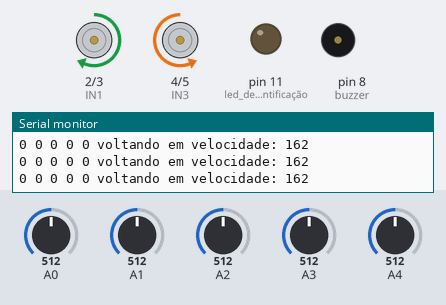
Bench run of a sketch on a simulated Arduino Uno, built with avr-gcc and run on an emulated ATmega328P. Shown: motor-driver pin pairs drawn as motors (green arrow = first pin HIGH = forward, orange = second pin HIGH = backward, longer = more drive, scaled by the enable pin), output pins drawn as LEDs (lit = HIGH), buzzer (waves = sounding, pin HIGH), the last lines printed to the serial monitor. Inputs (shaded band) come from the test bench; at power-on: A0 = 512, A3 = 512, A1 = 512, A2 = 512, A4 = 512.

Above: at 1.2 s.
1.3 s: A0 set to 312
At 3.8 s:
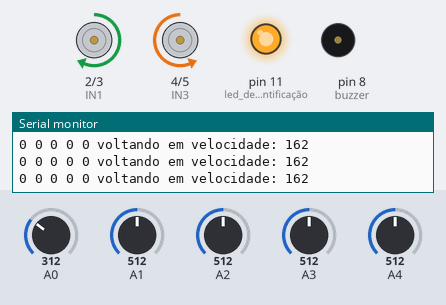
4.3 s: A0 set to 281
At 5.4 s:
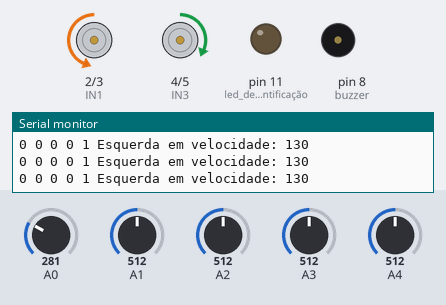
7.3 s: A3 set to 313
9.5 s: A3 set to 285
At 11.7 s:
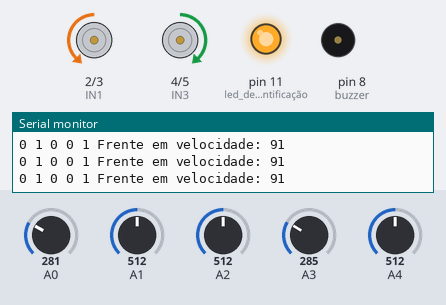
12.5 s: A0 set to 482
15.5 s: A0 set to 512
At 16.5 s:
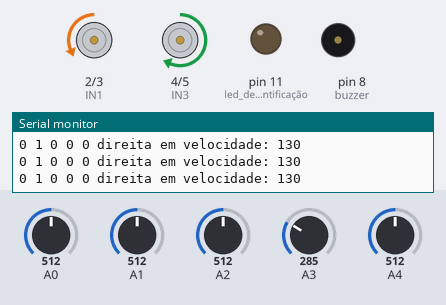
Timing chart, 0 to 18.1 s (numbered marks = the images above; inputs shaded):
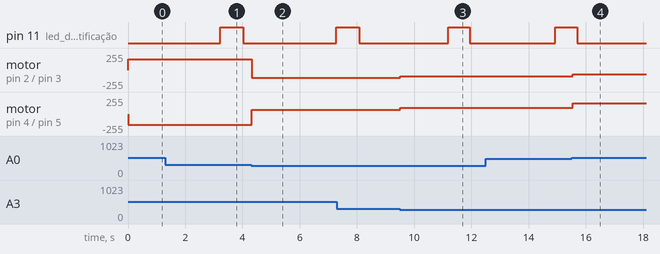

The sketch:

faro_V2.ino
```cpp
//============== NOMEAR PINOS ===============

/*
Pinagem motores:
 -By CHARLES

Motor esquerda
  ENA = ~10 port
  IN1 =   2 port
  IN2 =   3 port

Motor direita:
  IN3 =   4
  IN4 =   5
  ENB = ~6 port

*/


//=========== INCLUIR BIBLIOTECAS ===========
//=========== VARIÁVEIS E TABELAS ===========
int e2, e1, c, d2, d1;


//================ SUB-ROTINAS ==============
//================= FUNÇÕES =================

int frente(int vel) {
  digitalWrite(2, LOW);
  digitalWrite(3, HIGH);
  digitalWrite(4, HIGH);
  digitalWrite(5, LOW);
  analogWrite(6, vel);
  analogWrite(10, vel);

  Serial.print("Frente em velocidade: ");
  Serial.println(vel);
}
int voltar(int vel) {
  digitalWrite(2, HIGH);
  digitalWrite(3, LOW);
  digitalWrite(4, LOW);
  digitalWrite(5, HIGH);
  analogWrite(6, vel);
  analogWrite(10, vel);

  Serial.print("voltando em velocidade: ");
  Serial.println(vel);
}
void parar() {
  digitalWrite(2, LOW);
  digitalWrite(3, LOW);
  digitalWrite(4, LOW);
  digitalWrite(5, LOW);
  analogWrite(6, 0);
  analogWrite(10, 0);
  Serial.println("Parar");
}
int esquerda(int vel) {
  digitalWrite(2, LOW);
  digitalWrite(3, HIGH);
  digitalWrite(4, HIGH);
  digitalWrite(5, LOW);
  analogWrite(6, vel/2);
  analogWrite(10, vel/1.15);
  Serial.print("Esquerda em velocidade: ");
  Serial.println(vel);
}
int direita(int vel) {
  digitalWrite(2, LOW);
  digitalWrite(3, HIGH);
  digitalWrite(4, HIGH);
  digitalWrite(5, LOW);
  analogWrite(6, 1.25*vel);
  analogWrite(10, vel/2);
  Serial.print("direita em velocidade: ");
  Serial.println(vel);
}
void routine_test() {
  for (int i = 0; i < 5; i++) {
    for (int velo = 120; velo < 255; velo++) {
      switch (i) {
        case 0:
          frente(200);
          break;
        case 1:
          frente(200);
          break;
        case 2:
          esquerda(200);

          break;
        case 3:
          parar();
          break;
        case 4:
          direita(200);
          break;
      }
      if (velo % 20 == 0) {
        digitalWrite(11, HIGH);
      } else if (velo % 20 == 10) {
        digitalWrite(11, LOW);
      }
    }
  }
}
// ranges da leitura analógica para os calores de alto e baixo
int high_value = 500;
int low_value = 300;
//logica da leitura (pode inverter A com B)
int A = 0;
int B = 1;
int* readIRSensor(int* vector) {
  int value = 0;
  for (int i = 0; i < 5; i++) {
    switch (i) {
      case 0:
        value = analogRead(A4);
        if (value > high_value) {
          vector[i] = A;

        } else if (value < low_value) {
          vector[i] = B;
        }
        value = 0;
        break;
      case 1:
        value = analogRead(A3);
        if (value > high_value) {
          vector[i] = A;

        } else if (value < low_value) {
          vector[i] = B;
        }
        value = 0;
        break;
      case 2:
        value = analogRead(A2);
        if (value > high_value) {
          vector[i] = A;

        } else if (value < low_value) {
          vector[i] = B;
        }
        value = 0;
        break;
      case 3:
        value = analogRead(A1);
        if (value > high_value) {
          vector[i] = A;

        } else if (value < low_value) {
          vector[i] = B;
        }
        value = 0;
        break;
      case 4:
        value = analogRead(A0);
        if (value > high_value) {
          vector[i] = A;

        } else if (value < low_value) {
          vector[i] = B;
        }
        value = 0;
        break;
    }
  }
  return vector;
}


//================== SETUP ==================
int VELOCIDADE = 130;  // 0 -> 255  ( 130 É BOM)
void setup() {
  pinMode(2, OUTPUT);   // IN1
  pinMode(3, OUTPUT);   // IN2
  pinMode(4, OUTPUT);   // IN3
  pinMode(5, OUTPUT);   // IN4
  pinMode(6, OUTPUT);   // enable B
  pinMode(8, OUTPUT);   // buzzer
  pinMode(10, OUTPUT);  // enable A
  pinMode(11, OUTPUT);  // led de identificação
  pinMode(A0, INPUT);
  pinMode(A1, INPUT);
  pinMode(A2, INPUT);
  pinMode(A3, INPUT);
  pinMode(A4, INPUT);

  // pinMode(9, OUTPUT); // não usa
  // pinMode(7, OUTPUT); // não usa

  //---------- CONDIÇÕES INICIAIS ----------
  digitalWrite(3, LOW);
  digitalWrite(2, LOW);
  digitalWrite(6, LOW);
  digitalWrite(7, LOW);
  Serial.begin(9600);

}  // fecha void setup()

int count = 0;  // contador para o led
int velocity = 0;
const int amount = 100;  // contador para o led]
int sensors_vec[5];
//============== LOOP INFINITO ===============
void loop() {
  // lê os sensores
  // leitura();
  // teste_routine();
  readIRSensor(sensors_vec);
  for (int i = 0; i < 5; i++) {
    Serial.print(sensors_vec[i]);
    Serial.print(" ");
  }
  // Serial.println();

  /*  apaga

  e2 = sensors_vec[0];
  e1 = sensors_vec[1];
  c = sensors_vec[2];
  d1 = sensors_vec[3];
  d2 = sensors_vec[4];
*/

  e2 = sensors_vec[0];
  e1 = sensors_vec[1];
  c = sensors_vec[2];
  d1 = sensors_vec[3];
  d2 = sensors_vec[4];

  // ########################  ir a frente   ########################
  if (e2 == 0 && e1 == 0 && c == 1 && d1 == 0 && d2 == 0) {
    frente(VELOCIDADE);
  } else if (e2 == 0 && e1 == 1 && c == 1 && d1 == 1 && d2 == 0) {
    frente(VELOCIDADE);

    // ########################  ir para trás   ########################

  } else if (e2 == 0 && e1 == 0 && c == 0 && d1 == 0 && d2 == 0) {
    voltar(VELOCIDADE *1.25);
  }
  else if (e2 == 1 && e1 == 1 && c == 1 && d1 == 1 && d2 == 1) {
    frente(VELOCIDADE);
  }


  // ########################  virar a esquerda   ########################
  else if (e2 == 1 && e1 == 1 && c == 0 && d1 == 0 && d2 == 0) {
    direita(VELOCIDADE);
  } else if (e2 == 1 && e1 == 0 && c == 0 && d1 == 0 && d2 == 0) {
    direita(VELOCIDADE);
  } else if (e2 == 0 && e1 == 1 && c == 0 && d1 == 0 && d2 == 0) {
    direita(VELOCIDADE);
  } else if (e2 == 1 && e1 == 1 && c == 1 && d1 == 0 && d2 == 0) {
    direita(VELOCIDADE);
  } else if (e2 == 1 && e1 == 0 && c == 1 && d1 == 0 && d2 == 0) {
    direita(VELOCIDADE);
  } else if (e2 == 0 && e1 == 1 && c == 1 && d1 == 0 && d2 == 0) {
    direita(VELOCIDADE);
  }

  // ######################## virar a direita   ########################

  else if (e2 == 0 && e1 == 0 && c == 0 && d1 == 1 && d2 == 1) {
    esquerda(VELOCIDADE);
  } else if (e2 == 0 && e1 == 0 && c == 0 && d1 == 1 && d2 == 0) {
    esquerda(VELOCIDADE);
  } else if (e2 == 0 && e1 == 0 && c == 0 && d1 == 0 && d2 == 1) {
    esquerda(VELOCIDADE);
  } else if (e2 == 0 && e1 == 0 && c == 1 && d1 == 1 && d2 == 0) {
    esquerda(VELOCIDADE);
  } else if (e2 == 0 && e1 == 0 && c == 1 && d1 == 1 && d2 == 1) {
    esquerda(VELOCIDADE);
  } else if (e2 == 0 && e1 == 0 && c == 1 && d1 == 0 && d2 == 1) {
    esquerda(VELOCIDADE);
  }

  // ########################  parar   ########################
  else {
    frente(0.7*VELOCIDADE);
  }

  // Serial.println("esquerdo 2:");
  // Serial.println(e2);
  // Serial.println("esquerdo 1:");
  // Serial.println(e1);
  // Serial.println("centrao:");
  // Serial.println(c);
  // Serial.println("direito 1:");
  // Serial.println(d1);
  // Serial.println("direito 2:");
  // Serial.println(d2);

  // blink led code
  if (count % amount * 5 == 0) {
    digitalWrite(11, LOW);
  } else if (count % amount * 5 == amount * 4) {
    digitalWrite(11, HIGH);
  }
  // Serial.println(count % amount *5);
  if (count > 10000)
    count = 0;
  count++;

}  // fecha void loop()
```

Measured:
- the behaviour switches between 300 and 299 on A0 (found by bisection; images 1 and 2)
- the behaviour switches between 300 and 299 on A3 (found by bisection; images 2 and 3)
- the behaviour switches between 500 and 501 on A0 (found by bisection; images 3 and 4)
- after the input at 4.3 s, motor on pin 2 (IN1) / pin 3 (IN2): forward 162/255 → backward 113/255 at once; motor on pin 4 (IN3) / pin 5 (IN4): backward 162/255 → forward 65/255 at once
- after the input at 9.5 s, motor on pin 2 (IN1) / pin 3 (IN2): backward 113/255 → backward 91/255 at once; motor on pin 4 (IN3) / pin 5 (IN4): forward 65/255 → forward 91/255 at once
- after the input at 15.5 s, motor on pin 2 (IN1) / pin 3 (IN2): backward 91/255 → backward 65/255 at once; motor on pin 4 (IN3) / pin 5 (IN4): forward 91/255 → forward 162/255 at once
